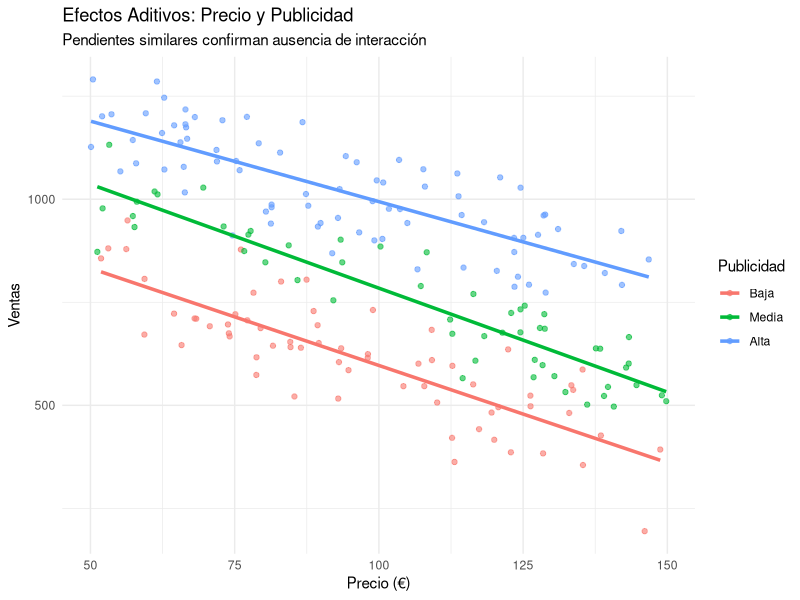
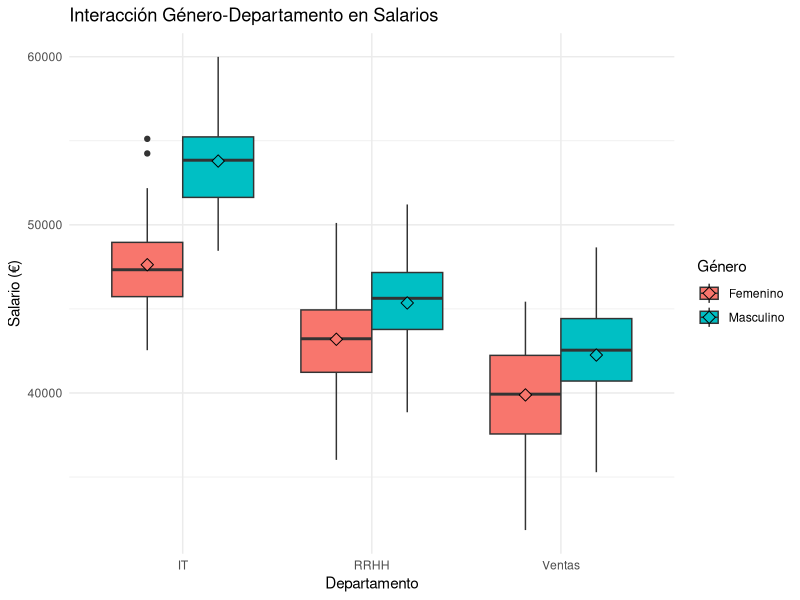
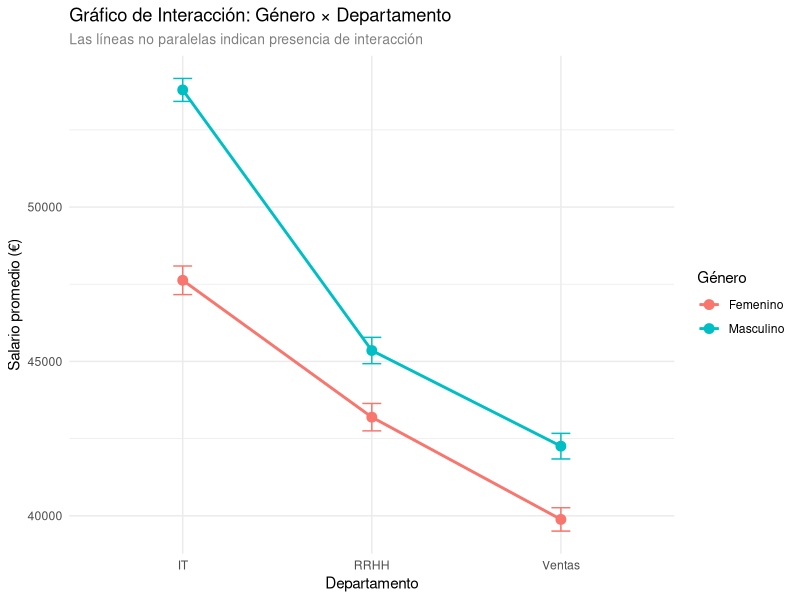
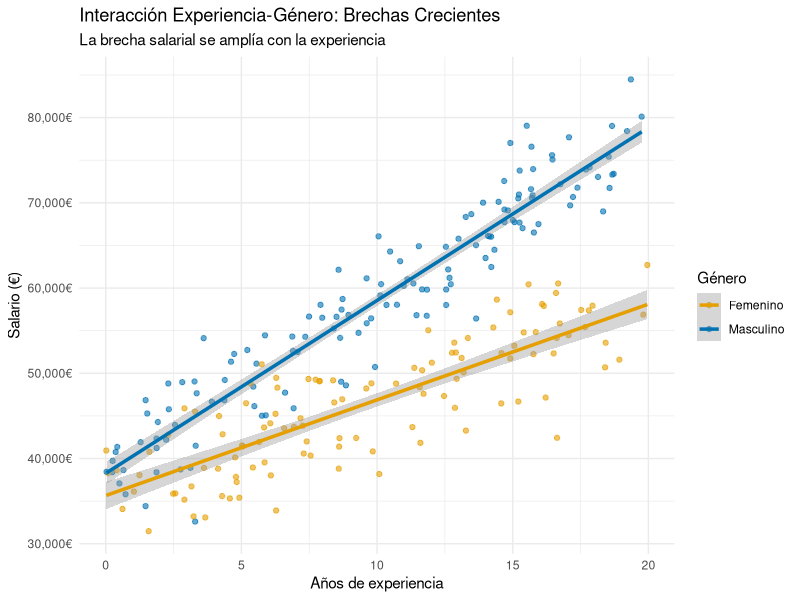

Reproduce these figures in R, in order.
## ---- chunk 1
# Generar datos de ejemplo con diferentes escalas
set.seed(123)
n <- 100

# Variable de ejemplo: Ingresos en miles de euros
ingresos <- rnorm(n, mean = 50, sd = 15)

# Aplicar diferentes transformaciones
ingresos_std <- scale(ingresos)[,1]  # Estandarización
ingresos_norm <- (ingresos - min(ingresos)) / (max(ingresos) - min(ingresos))  # Min-Max
ingresos_robust <- (ingresos - median(ingresos)) / IQR(ingresos)  # Robusto

# Crear tabla comparativa
library(knitr)
tabla_escalado <- data.frame(
  Método = c("Original", "Estandarización", "Min-Max", "Escalado Robusto"),
  Media = round(c(mean(ingresos), mean(ingresos_std), mean(ingresos_norm), median(ingresos_robust)), 3),
  Desviación = round(c(sd(ingresos), sd(ingresos_std), sd(ingresos_norm), mad(ingresos_robust)), 3),
  Mínimo = round(c(min(ingresos), min(ingresos_std), min(ingresos_norm), min(ingresos_robust)), 3),
  Máximo = round(c(max(ingresos), max(ingresos_std), max(ingresos_norm), max(ingresos_robust)), 3),
  Rango = round(c(
    max(ingresos) - min(ingresos),
    max(ingresos_std) - min(ingresos_std),
    max(ingresos_norm) - min(ingresos_norm),
    max(ingresos_robust) - min(ingresos_robust)
  ), 3)
)

kable(tabla_escalado, caption = "Comparación de métodos de escalado en variable Ingresos")
## ---- chunk 2
# Datos con outliers
set.seed(456)
datos_normales <- rnorm(95, 10, 2)
outliers <- c(25, 30, 35, 40, 45)
datos_outliers <- c(datos_normales, outliers)

# Aplicar diferentes métodos de escalado
std_clasica <- scale(datos_outliers)[,1]
norm_minmax <- (datos_outliers - min(datos_outliers)) / (max(datos_outliers) - min(datos_outliers))
escalado_robusto <- (datos_outliers - median(datos_outliers)) / IQR(datos_outliers)

# Crear tabla comparativa
library(knitr)
tabla_outliers <- data.frame(
  Método = c("Original", "Estandarización", "Min-Max", "Escalado Robusto"),
  Media_Mediana = round(c(mean(datos_outliers), mean(std_clasica), mean(norm_minmax), median(escalado_robusto)), 3),
  Desviación = round(c(sd(datos_outliers), sd(std_clasica), sd(norm_minmax), mad(escalado_robusto)), 3),
  Mínimo = round(c(min(datos_outliers), min(std_clasica), min(norm_minmax), min(escalado_robusto)), 3),
  Máximo = round(c(max(datos_outliers), max(std_clasica), max(norm_minmax), max(escalado_robusto)), 3),
  Q25_Q75 = c(
    paste(round(quantile(datos_outliers, c(0.25, 0.75)), 2), collapse = " - "),
    paste(round(quantile(std_clasica, c(0.25, 0.75)), 2), collapse = " - "),
    paste(round(quantile(norm_minmax, c(0.25, 0.75)), 2), collapse = " - "),
    paste(round(quantile(escalado_robusto, c(0.25, 0.75)), 2), collapse = " - ")
  )
)

kable(tabla_outliers, caption = "Comparación de métodos de escalado con outliers presentes")
## ---- chunk 3
# Crear datos de ejemplo
suppressPackageStartupMessages(library(caret))
datos <- data.frame(
  ID = 1:5,
  Color = c("Rojo", "Verde", "Azul", "Rojo", "Verde")
)
## ---- chunk 4
one_hot_completo <- model.matrix(~ Color - 1, data = datos)
one_hot_completo
## ---- chunk 5

one_hot_referencia <- model.matrix(~ Color, data = datos)[, -1]
one_hot_referencia
## ---- chunk 6
dummy_vars <- dummyVars(~ Color, data = datos, fullRank = TRUE)
one_hot_caret <- predict(dummy_vars, newdata = datos)
one_hot_caret
## ---- chunk 7
# Crear datos de ejemplo
datos <- data.frame(
  ID = 1:5,
  Satisfaccion = c("Muy Insatisfecho", "Insatisfecho", "Neutral", "Satisfecho", "Muy Satisfecho")
)

# Convertir en factor ordenado
datos$Satisfaccion_factor <- factor(datos$Satisfaccion, 
                                     levels = c("Muy Insatisfecho", "Insatisfecho", "Neutral", "Satisfecho", "Muy Satisfecho"), 
                                     ordered = TRUE)

# Codificación ordinal manual
datos$Satisfaccion_codificada <- as.numeric(datos$Satisfaccion_factor)

# Verificar la codificación
datos
## ---- chunk 8
# Simular variable respuesta correlacionada con el orden
set.seed(123)
datos$Puntuacion <- c(2, 4, 6, 8, 10) + rnorm(5, mean = 0, sd = 0.5)

# Modelo de regresión
modelo <- lm(Puntuacion ~ Satisfaccion_codificada, data = datos)
summary(modelo)
## ---- chunk 9
# Simulación: efecto de precio y publicidad en ventas
# con interacción (mayor publicidad reduce sensibilidad al precio)
set.seed(789)
n <- 200
precio <- runif(n, 50, 150)  # precio en euros
publicidad <- runif(n, 0, 10)  # gasto en publicidad (miles €)

# Efecto principal negativo del precio, positivo de publicidad
# Interacción: mayor publicidad reduce sensibilidad negativa al precio
ventas <- 1000 - 5*precio + 50*publicidad + 0.8*precio*publicidad/10 + 
          rnorm(n, 0, 50)

datos_inter <- data.frame(precio, publicidad, ventas)

# Modelo con interacción
modelo_interaccion <- lm(ventas ~ precio * publicidad, data = datos_inter)
summary(modelo_interaccion)
## ---- chunk 10
# Extraer coeficientes y p-valores para interpretación
coef_int <- coef(modelo_interaccion)
summary_model <- summary(modelo_interaccion)
p_valores <- summary_model$coefficients[, "Pr(>|t|)"]

# Crear tabla de interpretación de efectos
tabla_efectos <- data.frame(
  Nivel_Publicidad = c("0 (sin publicidad)", "5 (media)", "10 (alta)"),
  Efecto_Precio = c(
    round(coef_int[2], 2),
    round(coef_int[2] + 5*coef_int[4], 2),
    round(coef_int[2] + 10*coef_int[4], 2)
  )
)

kable(tabla_efectos, 
      caption = "Efecto del precio según el nivel de publicidad (hipotético)",
      col.names = c("Nivel de Publicidad", "Efecto del Precio (€/unidad)"))
## ---- chunk 11
# Visualización de la interacción
library(ggplot2)
# Crear grupos de publicidad para visualizar
datos_inter$pub_grupo <- cut(datos_inter$publicidad, 
                            breaks = 3, 
                            labels = c("Baja", "Media", "Alta"))

ggplot(datos_inter, aes(x = precio, y = ventas, color = pub_grupo)) +
  geom_point(alpha = 0.6) +
  geom_smooth(method = "lm", formula = y ~ x, se = FALSE, linewidth = 1.2) +
  labs(title = "Efectos Aditivos: Precio y Publicidad",
       subtitle = "Pendientes similares confirman ausencia de interacción",
       x = "Precio (€)", y = "Ventas", color = "Publicidad") +
  theme_minimal()
## ---- chunk 12
# Simulación: salarios por género y departamento con interacción
# (brecha salarial varía según departamento)
set.seed(456)
n <- 300

# Variables categóricas
genero <- sample(c("Masculino", "Femenino"), n, replace = TRUE)
departamento <- sample(c("Ventas", "IT", "RRHH"), n, replace = TRUE)

# Efectos principales y de interacción simulados
efecto_base <- 40000  # salario base
efecto_masculino <- ifelse(genero == "Masculino", 2000, 0)
efecto_it <- ifelse(departamento == "IT", 8000, 0)
efecto_rrhh <- ifelse(departamento == "RRHH", 3000, 0)

# Interacción: brecha de género mayor en IT
interaccion <- ifelse(genero == "Masculino" & departamento == "IT", 4000, 0)

salario <- efecto_base + efecto_masculino + efecto_it + efecto_rrhh + 
           interaccion + rnorm(n, 0, 3000)

datos_cat <- data.frame(genero, departamento, salario)

# Modelo con interacción
modelo_cat <- lm(salario ~ genero * departamento, data = datos_cat)
summary(modelo_cat)

# Medias por grupo para interpretar la interacción
medias_grupo <- aggregate(salario ~ genero + departamento, data = datos_cat, FUN = mean)
medias_grupo <- medias_grupo[order(medias_grupo$departamento, medias_grupo$genero), ]
kable(medias_grupo, caption = "Salario promedio por género y departamento")

# Visualización de la interacción
library(ggplot2)
ggplot(datos_cat, aes(x = departamento, y = salario, fill = genero)) +
  geom_boxplot(position = "dodge") +
  stat_summary(fun = mean, geom = "point", shape = 23, size = 3, 
               position = position_dodge(0.75)) +
  labs(title = "Interacción Género-Departamento en Salarios",
       x = "Departamento", y = "Salario (€)", fill = "Género") +
  theme_minimal()
## ---- chunk 13
# Calcular medias y errores estándar por grupo para el gráfico
suppressPackageStartupMessages(library(dplyr))
medias_se <- datos_cat %>%
  group_by(genero, departamento) %>%
  summarise(
    media = mean(salario),
    se = sd(salario) / sqrt(n()),
    .groups = "drop"
  )

# Mostrar los datos calculados
kable(medias_se, caption = "Medias y errores estándar por grupo")
## ---- chunk 14
# Gráfico de interacción estilo clásico
ggplot(medias_se, aes(x = departamento, y = media, color = genero, group = genero)) +
  geom_point(size = 3) +
  geom_line(linewidth = 1) +
  geom_errorbar(aes(ymin = media - se, ymax = media + se), width = 0.1) +
  labs(title = "Gráfico de Interacción: Género × Departamento",
       subtitle = "Las líneas no paralelas indican presencia de interacción",
       x = "Departamento", y = "Salario promedio (€)", color = "Género") +
  theme_minimal() +
  theme(plot.subtitle = element_text(size = 10, color = "gray50"))
## ---- chunk 15
# Simulación: efecto de experiencia en salario varía según género
set.seed(789)
n <- 250

experiencia <- runif(n, 0, 20)  # años de experiencia
genero <- sample(c("Femenino", "Masculino"), n, replace = TRUE)

# Efecto diferencial: pendiente de experiencia menor para mujeres
salario_base <- 35000
efecto_experiencia_hombres <- 2000  # €2000 por año para hombres
efecto_experiencia_mujeres <- 1200  # €1200 por año para mujeres (brecha creciente)
efecto_genero_base <- ifelse(genero == "Masculino", 3000, 0)

# Crear variable dummy para interacción
dummy_masculino <- ifelse(genero == "Masculino", 1, 0)

# Salario con interacción
salario <- salario_base + 
           efecto_experiencia_mujeres * experiencia +  # pendiente base (mujeres)
           efecto_genero_base * dummy_masculino +      # diferencia intercepto
           (efecto_experiencia_hombres - efecto_experiencia_mujeres) * experiencia * dummy_masculino +  # interacción
           rnorm(n, 0, 4000)

datos_mixta <- data.frame(experiencia, genero, salario, dummy_masculino)

# Modelo con interacción
modelo_mixta <- lm(salario ~ experiencia * genero, data = datos_mixta)
summary(modelo_mixta)
## ---- chunk 16
# Extraer coeficientes para interpretación
coef_mixta <- coef(modelo_mixta)

# Crear tabla de interpretación por género
tabla_genero <- data.frame(
  Parámetro = c("Intercepto (salario inicial)", "Pendiente (€ por año experiencia)"),
  Mujeres = c(
    paste0("€", format(round(coef_mixta[1], 0), big.mark = ",")),
    paste0("€", round(coef_mixta[2], 0))
  ),
  Hombres = c(
    paste0("€", format(round(coef_mixta[1] + coef_mixta[3], 0), big.mark = ",")),
    paste0("€", round(coef_mixta[2] + coef_mixta[4], 0))
  ),
  Diferencia = c(
    paste0("€", format(round(coef_mixta[3], 0), big.mark = ",")),
    paste0("€", round(coef_mixta[4], 0), " adicionales")
  )
)

kable(tabla_genero, 
      caption = "Comparación de parámetros del modelo por género")
## ---- chunk 17
# Visualización de líneas de regresión por grupo
ggplot(datos_mixta, aes(x = experiencia, y = salario, color = genero)) +
  geom_point(alpha = 0.6) +
  geom_smooth(method = "lm", formula = y ~ x, se = TRUE, linewidth = 1.2) +
  labs(title = "Interacción Experiencia-Género: Brechas Crecientes",
       subtitle = "La brecha salarial se amplía con la experiencia",
       x = "Años de experiencia", y = "Salario (€)", color = "Género") +
  theme_minimal() +
  scale_color_manual(values = c("Femenino" = "#E69F00", "Masculino" = "#0072B2")) +
  scale_y_continuous(labels = scales::comma_format(suffix = "€"))
